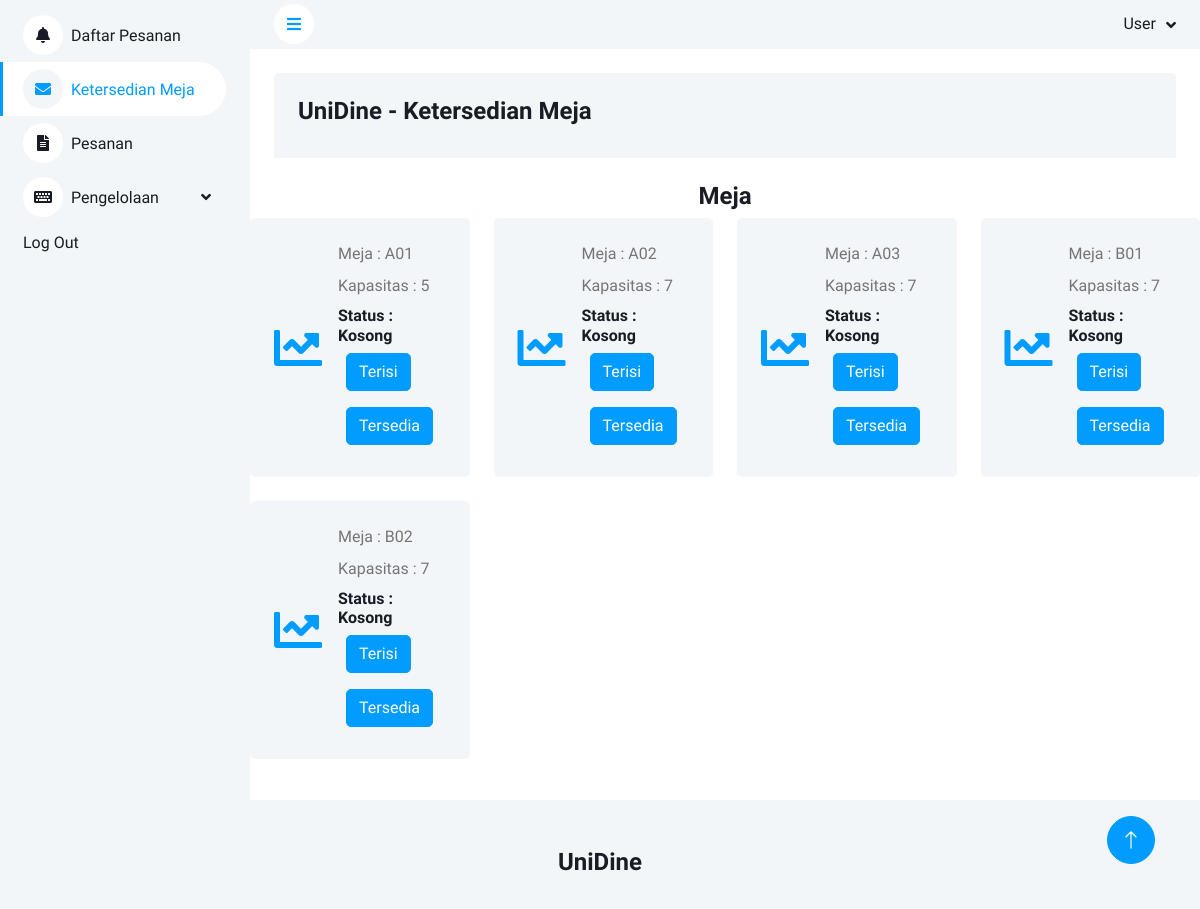
/KetersediaanMeja.php, run on the app's committed database.
### tables this page shows
CREATE TABLE `meja` (
  `id_meja` int(11) NOT NULL,
  `no_meja` varchar(5) NOT NULL,
  `kapasitas` int(11) NOT NULL,
  `deskripsi` text NOT NULL,
  `Status` varchar(11) DEFAULT 'Kosong'
);

### KetersediaanMeja.php (the view, shortened to what this page needs)
<?php
include 'koneksi.php'
?>
<!DOCTYPE html>
<html lang="en">
<head>
    <link href="https://cdnjs.cloudflare.com/ajax/libs/font-awesome/5.10.0/css/all.min.css" rel="stylesheet">
    <link href="https://cdn.jsdelivr.net/npm/bootstrap-icons@1.4.1/font/bootstrap-icons.css" rel="stylesheet">
    <link href="lib/owlcarousel/assets/owl.carousel.min.css" rel="stylesheet">
    <link href="lib/tempusdominus/css/tempusdominus-bootstrap-4.min.css" rel="stylesheet" />
    <link href="css/bootstrap.min.css" rel="stylesheet">
    <link href="css/style.css" rel="stylesheet">
</head>
<body>
    <div class="container-xxl position-relative bg-white d-flex p-0">
        <div class="sidebar pe-4 pb-3">
            <nav class="navbar bg-light navbar-light">
                <div class="navbar-nav w-100 ">
                    <a href="index.php" class="nav-item nav-link"><i class="fa fa-bell me-2"></i>Daftar Pesanan</a>
                    <a href="KetersediaanMeja.php" class="nav-item nav-link active"><i class="fa fa-envelope me-2"></i>Ketersedian Meja</a>
                    <a href="Pesanan.php" class="nav-item nav-link "><i class="fa fa-file-alt me-2"></i>Pesanan</a>
                    <div class="nav-item dropdown">
                        <a href="#" class="nav-link dropdown-toggle" data-bs-toggle="dropdown"><i class="fa fa-keyboard me-2"></i>Pengelolaan</a>
                    </div>
                    <a href="Login.php" class="nav-item nav-link">Log Out</a>
                </div>
            </nav>
        </div>
        <div class="content">
            <nav class="navbar navbar-expand bg-light navbar-light sticky-top px-4 py-0">
                <a href="#" class="sidebar-toggler flex-shrink-0">
                    <i class="fa fa-bars"></i>
                </a>
                <div class="navbar-nav align-items-center ms-auto">
                    <div class="nav-item dropdown">
                        <a href="#" class="nav-link dropdown-toggle" data-bs-toggle="dropdown">
                            <span class="d-none d-lg-inline-flex">User</span>
                        </a>
                    </div>
                </div>
            </nav>
            <div class="container-fluid mb-4 pt-4 px-4 ">
                <div class="bg-light rounded-top p-4">
                    <div class="row">
                        <p class="h4"> UniDine - Ketersedian Meja</p>
                    </div>
                </div>
            </div>
            <p class="h4 text-center"> Meja</p>
            <div class="row g-4">
                <?php
                $hasil = mysqli_query($koneksi, "SELECT * FROM meja");
                while ($h = mysqli_fetch_array($hasil)) {
                ?>
                    <div class="col-sm-6 col-xl-3">
                        <div class="bg-light rounded d-flex align-items-center justify-content-between p-4">
                            <i class="fa fa-chart-line fa-3x text-primary"></i>
                            <div class="ms-3">
                                <p class="mb-2">Meja : <?= $h['no_meja']; ?></p>
                                <p class="mb-2">Kapasitas : <?= $h['kapasitas']; ?></p>
                                <h6 class="mb-0">Status : <?= $h['Status']; ?></h6>
                                <a href="terisi.php?id_meja=<?php echo $h['id_meja']; ?>" class="btn btn-primary m-2">Terisi</a>
                                <a href="kosong.php?id_meja=<?php echo $h['id_meja']; ?>" class="btn btn-primary m-2">Tersedia</a>
                            </div>
                        </div>
                    </div>
                <?php } ?>
            </div>
        </div>
    </div>
    <div class="container-fluid pt-4 px-4">
        <div class="bg-light rounded-top p-4">
            <div class="row ">
                <p class="h4 text-center">UniDine</p>
            </div>
        </div>
    </div>
    <a href="#" class="btn btn-lg btn-primary btn-lg-square back-to-top"><i class="bi bi-arrow-up"></i></a>
</body>
</html>

### css/style.css (style rules this page uses)
:root { --primary: #009CFF; --light: #F3F6F9; --dark: #191C24; }
.back-to-top { position: fixed; display: none; right: 45px; bottom: 45px; z-index: 99; }
.btn { transition: .5s; }
.btn.btn-primary { color: #FFFFFF; }
.btn-lg-square { width: 48px; height: 48px; }
.btn-square, .btn-sm-square, .btn-lg-square { padding: 0; display: inline-flex; align-items: center; justify-content: center; font-weight: normal; border-radius: 50px; }
.sidebar { position: fixed; top: 0; left: 0; bottom: 0; width: 250px; height: 100vh; overflow-y: auto; background: var(--light); transition: 0.5s; z-index: 999; }
.content { margin-left: 250px; min-height: 100vh; background: #FFFFFF; transition: 0.5s; }
@media (min-width: 992px) { .sidebar { margin-left: 0; } }
@media (min-width: 992px) { .content { width: calc(100% - 250px); } }
.sidebar .navbar .navbar-nav .nav-link { padding: 7px 20px; color: var(--dark); font-weight: 500; border-left: 3px solid var(--light); border-radius: 0 30px 30px 0; outline: none; }
.sidebar .navbar .navbar-nav .nav-link:hover, .sidebar .navbar .navbar-nav .nav-link.active { color: var(--primary); background: #FFFFFF; border-color: var(--primary); }
.sidebar .navbar .navbar-nav .nav-link i { width: 40px; height: 40px; display: inline-flex; align-items: center; justify-content: center; background: #FFFFFF; border-radius: 40px; }
.sidebar .navbar .navbar-nav .nav-link:hover i, .sidebar .navbar .navbar-nav .nav-link.active i { background: var(--light); }
.sidebar .navbar .dropdown-toggle::after { position: absolute; top: 15px; right: 15px; border: none; content: "\f107"; font-family: "Font Awesome 5 Free"; font-weight: 900; transition: .5s; }
.content .navbar .navbar-nav .nav-link { margin-left: 25px; padding: 12px 0; color: var(--dark); outline: none; }
.content .navbar .sidebar-toggler, .content .navbar .navbar-nav .nav-link i { width: 40px; height: 40px; display: inline-flex; align-items: center; justify-content: center; background: #FFFFFF; border-radius: 40px; }
.content .navbar .dropdown-toggle::after { margin-left: 6px; vertical-align: middle; border: none; content: "\f107"; font-family: "Font Awesome 5 Free"; font-weight: 900; transition: .5s; }

### data on the page
meja: no_meja "A01", kapasitas "5", Status "Kosong"
meja: no_meja "A02", kapasitas "7", Status "Kosong"
meja: no_meja "A03", kapasitas "7", Status "Kosong"
meja: no_meja "B01", kapasitas "7", Status "Kosong"
meja: no_meja "B02", kapasitas "7", Status "Kosong"
